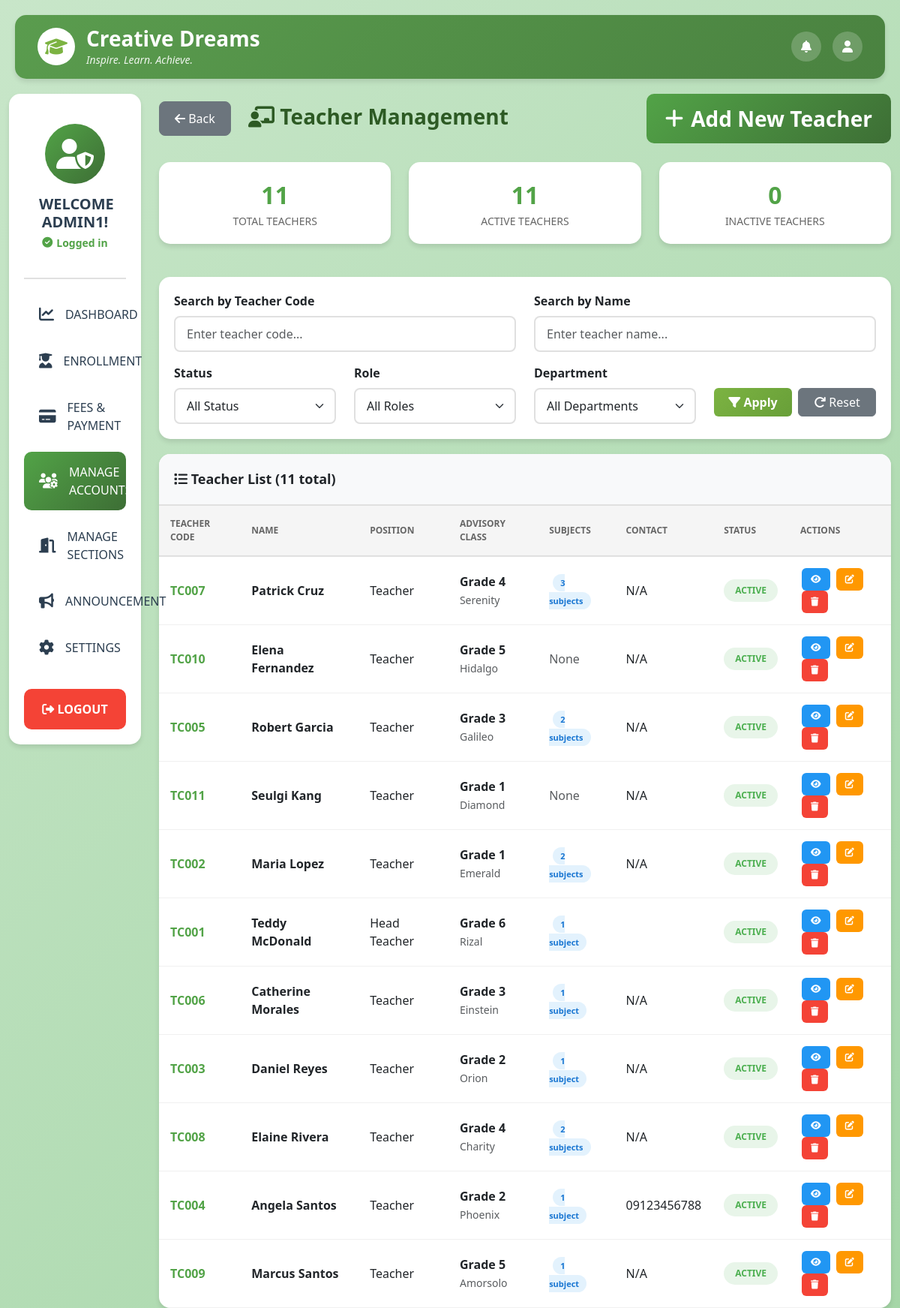
The app's page /view_teachers.php (signed in) with its own data.
### tables this page shows
CREATE TABLE `teachers` (
  `teacher_id` int(11) NOT NULL,
  `user_id` int(11) NOT NULL,
  `teacher_code` varchar(50) NOT NULL,
  `first_name` varchar(100) NOT NULL,
  `last_name` varchar(100) NOT NULL,
  `middle_name` varchar(100) DEFAULT NULL,
  `department` varchar(100) DEFAULT 'Elementary Department',
  `position` varchar(100) DEFAULT 'Teacher',
  `contact_number` varchar(20) DEFAULT NULL,
  `address` text DEFAULT NULL,
  `profile_photo` varchar(255) DEFAULT NULL,
  `date_hired` date DEFAULT NULL,
  `status` enum('active','inactive','on_leave') DEFAULT 'active'
);

### view_teachers.php (the view, shortened to what this page needs)
<?php
$host = 'localhost';
$dbname = 'u545996239_cdsportal';
$username = 'u545996239_cdsportal';
$password = 'B@nana2025';
try {
    $pdo = new PDO("mysql:host=$host;dbname=$dbname;charset=utf8mb4", $username, $password);
    $pdo->setAttribute(PDO::ATTR_ERRMODE, PDO::ERRMODE_EXCEPTION);
    $pdo->setAttribute(PDO::ATTR_DEFAULT_FETCH_MODE, PDO::FETCH_ASSOC);
} catch (PDOException $e) {
    die("Connection failed: " . $e->getMessage());
}
$adminName = isset($_SESSION['admin_name']) ? htmlspecialchars($_SESSION['admin_name']) : 'Admin';
$teachers = [];
try {
    $stmt = $pdo->query("
        SELECT
            t.*,
            u.status as account_status,
            s.grade_level,
            s.section_name,
            (SELECT COUNT(DISTINCT gst.subject_code)
             FROM section_schedules ss
             JOIN grade_schedule_template gst ON ss.template_id = gst.template_id
             WHERE ss.teacher_code = t.teacher_code
             AND ss.is_active = 1) as subject_count,
            (SELECT COUNT(*)
             FROM section_schedules ss
             WHERE ss.teacher_code = t.teacher_code
             AND ss.is_active = 1) as total_periods
        FROM teachers t
        LEFT JOIN users u ON t.user_id = u.user_id
        LEFT JOIN sections s ON t.teacher_code = s.adviser_code AND s.is_active = 1
        ORDER BY t.last_name, t.first_name
    ");
    $teachers = $stmt->fetchAll();
} catch (PDOException $e) {
    error_log("Error fetching teachers: " . $e->getMessage());
}
$totalTeachers = count($teachers);
$activeTeachers = count(array_filter($teachers, function ($t) {
    return $t['status'] == 'active';
}));
$inactiveTeachers = count(array_filter($teachers, function ($t) {
    return $t['status'] != 'active';
}));
?>
<!DOCTYPE html>
<html lang="en">
<head>
    <link href="https://cdn.jsdelivr.net/npm/bootstrap@5.3.0/dist/css/bootstrap.min.css" rel="stylesheet">
    <link rel="stylesheet" href="https://cdnjs.cloudflare.com/ajax/libs/font-awesome/6.4.0/css/all.min.css">
</head>
<body>
    <div class="top-header">
        <div class="d-flex justify-content-between align-items-center flex-wrap">
            <div class="logo-section">
                <div class="logo">
                    <i class="fas fa-graduation-cap" style="color: #7cb342;"></i>
                </div>
                <div class="brand-text">
                    <h1>Creative Dreams</h1>
                    <p>Inspire. Learn. Achieve.</p>
                </div>
            </div>
            <div class="header-actions">
                <button class="icon-btn" title="Notifications">
                    <i class="fas fa-bell"></i>
                </button>
                <button class="icon-btn" title="Profile">
                    <i class="fas fa-user"></i>
                </button>
            </div>
        </div>
    </div>
    <div class="container-fluid">
        <div class="row">
            <div class="col-lg-2 col-md-3 mb-4">
                <div class="sidebar">
                    <div class="welcome-section">
                        <div class="admin-avatar">
                            <i class="fas fa-user-shield"></i>
                        </div>
                        <h5>WELCOME <?php echo strtoupper($adminName); ?>!</h5>
                        <p><i class="fas fa-check-circle"></i> Logged in</p>
                    </div>
                    <nav>
                        <a href="admin_dashboard.php" class="menu-item">
                            <i class="fas fa-chart-line"></i>
                            <span>DASHBOARD</span>
                        </a>
                        <a href="enrollment_management.php" class="menu-item">
                            <i class="fas fa-user-graduate"></i>
                            <span>ENROLLMENT</span>
                        </a>
                        <a href="fees_payment.php" class="menu-item">
                            <i class="fas fa-credit-card"></i>
                            <span>FEES & PAYMENT</span>
                        </a>
                        <a href="manage_accounts.php" class="menu-item active">
                            <i class="fas fa-users-cog"></i>
                            <span>MANAGE ACCOUNTS</span>
                        </a>
                        <a href="manage_sections.php" class="menu-item">
                            <i class="fas fa-door-open"></i>
                            <span>MANAGE SECTIONS</span>
                        </a>
                        <a href="announcement.php" class="menu-item">
                            <i class="fas fa-bullhorn"></i>
                            <span>ANNOUNCEMENT</span>
                        </a>
                        <a href="settings.php" class="menu-item">
                            <i class="fas fa-cog"></i>
                            <span>SETTINGS</span>
                        </a>
                    </nav>
                    <form action="logout.php" method="POST">
                        <button type="submit" class="logout-btn">
                            <i class="fas fa-sign-out-alt"></i> LOGOUT
                        </button>
                    </form>
                </div>
            </div>
            <div class="col-lg-10 col-md-9">
                <div class="page-title">
                    <div>
                        <button class="btn btn-secondary me-3" onclick="window.location.href='manage_accounts.php'" style="padding: 10px 20px; border-radius: 8px;">
                            <i class="fas fa-arrow-left"></i> Back
                        </button>
                        <i class="fas fa-chalkboard-teacher"></i> Teacher Management
                    </div>
                    <button class="btn-add-new" data-bs-toggle="modal" data-bs-target="#addTeacherModal">
                        <i class="fas fa-plus"></i> Add New Teacher
                    </button>
                </div>
                <div class="row mb-4">
                    <div class="col-md-4">
                        <div class="stats-card">
                            <div class="stat-item">
                                <div class="stat-number"><?php echo $totalTeachers; ?></div>
                                <div class="stat-label">Total Teachers</div>
                            </div>
                        </div>
                    </div>
                    <div class="col-md-4">
                        <div class="stats-card">
                            <div class="stat-item">
                                <div class="stat-number"><?php echo $activeTeachers; ?></div>
                                <div class="stat-label">Active Teachers</div>
                            </div>
                        </div>
                    </div>
                    <div class="col-md-4">
                        <div class="stats-card">
                            <div class="stat-item">
                                <div class="stat-number"><?php echo $inactiveTeachers; ?></div>
                                <div class="stat-label">Inactive Teachers</div>
                            </div>
                        </div>
                    </div>
                </div>
                <div class="search-filter-bar">
                    <div class="row mb-3">
                        <div class="col-md-6">
                            <label class="form-label fw-bold">Search by Teacher Code</label>
                            <input type="text" class="form-control filter-input" id="searchCode" placeholder="Enter teacher code...">
                        </div>
                        <div class="col-md-6">
                            <label class="form-label fw-bold">Search by Name</label>
                            <input type="text" class="form-control filter-input" id="searchName" placeholder="Enter teacher name...">
                        </div>
                    </div>
                    <div class="row">
                        <div class="col-md-3">
                            <label class="form-label fw-bold">Status</label>
                            <select class="form-select filter-input" id="statusFilter">
                                <option value="">All Status</option>
                            </select>
                        </div>
                        <div class="col-md-3">
                            <label class="form-label fw-bold">Role</label>
                            <select class="form-select filter-input" id="roleFilter">
                                <option value="">All Roles</option>
                            </select>
                        </div>
                        <div class="col-md-3">
                            <label class="form-label fw-bold">Department</label>
                            <select class="form-select filter-input" id="departmentFilter">
                                <option value="">All Departments</option>
                            </select>
                        </div>
                        <div class="col-md-3">
                            <label class="form-label fw-bold">&nbsp;</label>
                            <div class="d-flex gap-2">
                                <button class="btn btn-primary w-50" onclick="filterTable()" style="background: linear-gradient(135deg, #7cb342, #689f38); border: none; font-weight: 600;">
                                    <i class="fas fa-filter"></i> Apply
                                </button>
                                <button class="btn btn-secondary w-50" onclick="resetFilters()">
                                    <i class="fas fa-redo"></i> Reset
                                </button>
                            </div>
                        </div>
                    </div>
                </div>
                <div class="table-container">
                    <div class="table-header">
                        <i class="fas fa-list"></i> Teacher List (<?php echo $totalTeachers; ?> total)
                    </div>
                    <div class="table-responsive">
                        <table class="teacher-table" id="teacherTable">
                            <thead>
                                <tr>
                                    <th>Teacher Code</th>
                                    <th>Name</th>
                                    <th>Position</th>
                                    <th>Advisory Class</th>
                                    <th>Subjects</th>
                                    <th>Contact</th>
                                    <th>Status</th>
                                    <th>Actions</th>
                                </tr>
                            </thead>
                            <tbody>
                                <?php if (empty($teachers)): ?>
                                    <tr>
                                        <td colspan="8" class="text-center text-muted py-4">
                                            <i class="fas fa-inbox fa-3x mb-3"></i>
                                            <p>No teachers found in the system.</p>
                                        </td>
                                    </tr>
                                <?php else: ?>
                                    <?php foreach ($teachers as $teacher): ?>
                                        <tr data-status="<?php echo htmlspecialchars($teacher['status']); ?>"
                                            data-role="<?php echo $teacher['grade_level'] ? 'adviser' : 'subject'; ?>">
                                            <td class="teacher-code"><?php echo htmlspecialchars($teacher['teacher_code']); ?></td>
                                            <td>
                                                <strong><?php echo htmlspecialchars($teacher['first_name'] . ' ' . $teacher['last_name']); ?></strong>
                                            </td>
                                            <td><?php echo htmlspecialchars($teacher['position']); ?></td>
                                            <td>
                                                <?php if ($teacher['grade_level'] && $teacher['section_name']): ?>
                                                    <strong>Grade <?php echo htmlspecialchars($teacher['grade_level']); ?></strong><br>
                                                    <small class="text-muted"><?php echo htmlspecialchars($teacher['section_name']); ?></small>
                                                <?php else: ?>
                                                    <span class="text-muted">None</span>
                                                <?php endif; ?>
                                            </td>
                                            <td>
                                                <?php if ($teacher['subject_count'] > 0): ?>
                                                    <span class="badge-info"><?php echo $teacher['subject_count']; ?> subject<?php echo $teacher['subject_count'] > 1 ? 's' : ''; ?></span>
                                                <?php else: ?>
                                                    <span class="text-muted">None</span>
                                                <?php endif; ?>
                                            </td>
                                            <td><?php echo htmlspecialchars($teacher['contact_number'] ?? 'N/A'); ?></td>
                                            <td>
                                                <span class="status-badge status-<?php echo htmlspecialchars($teacher['status']); ?>">
                                                    <?php echo ucfirst(str_replace('_', ' ', $teacher['status'])); ?>
                                                </span>
                                            </td>
                                            <td>
                                                <button class="btn-action btn-view" title="View Details"
                                                    onclick="viewTeacher('<?php echo $teacher['teacher_code']; ?>')">
                                                    <i class="fas fa-eye"></i>
                                                </button>
                                                <button class="btn-action btn-edit" title="Edit"
                                                    onclick="editTeacher('<?php echo $teacher['teacher_code']; ?>')">
                                                    <i class="fas fa-edit"></i>
                                                </button>
                                                <button class="btn-action btn-delete" title="Delete"
                                                    onclick="confirmDelete('<?php echo $teacher['teacher_code']; ?>', '<?php echo htmlspecialchars($teacher['first_name'] . ' ' . $teacher['last_name']); ?>')">
                                                    <i class="fas fa-trash"></i>
                                                </button>
                                            </td>
                                        </tr>
                                    <?php endforeach; ?>
                                <?php endif; ?>
                            </tbody>
                        </table>
                    </div>
                </div>
            </div>
        </div>
    </div>
</body>
</html>

### records on screen
teachers: teacher_code "TC007", first_name+last_name "Patrick Cruz", position "Teacher", grade_level "4", section_name "Serenity", subject_count "3", contact_number "N/A", status "ACTIVE"
teachers: teacher_code "TC010", first_name+last_name "Elena Fernandez", position "Teacher", grade_level "5", section_name "Hidalgo", shows "None", contact_number "N/A", status "ACTIVE"
teachers: teacher_code "TC005", first_name+last_name "Robert Garcia", position "Teacher", grade_level "3", section_name "Galileo", subject_count "2", contact_number "N/A", status "ACTIVE"
teachers: teacher_code "TC011", first_name+last_name "Seulgi Kang", position "Teacher", grade_level "1", section_name "Diamond", shows "None", contact_number "N/A", status "ACTIVE"
teachers: teacher_code "TC002", first_name+last_name "Maria Lopez", position "Teacher", grade_level "1", section_name "Emerald", subject_count "2", contact_number "N/A", status "ACTIVE"
teachers: teacher_code "TC001", first_name+last_name "Teddy McDonald", position "Head Teacher", grade_level "6", section_name "Rizal", subject_count "1", status "ACTIVE"
teachers: teacher_code "TC006", first_name+last_name "Catherine Morales", position "Teacher", grade_level "3", section_name "Einstein", subject_count "1", contact_number "N/A", status "ACTIVE"
teachers: teacher_code "TC003", first_name+last_name "Daniel Reyes", position "Teacher", grade_level "2", section_name "Orion", subject_count "1", contact_number "N/A", status "ACTIVE"
teachers: teacher_code "TC008", first_name+last_name "Elaine Rivera", position "Teacher", grade_level "4", section_name "Charity", subject_count "2", contact_number "N/A", status "ACTIVE"
teachers: teacher_code "TC004", first_name+last_name "Angela Santos", position "Teacher", grade_level "2", section_name "Phoenix", subject_count "1", contact_number "09123456788", status "ACTIVE"
teachers: teacher_code "TC009", first_name+last_name "Marcus Santos", position "Teacher", grade_level "5", section_name "Amorsolo", subject_count "1", contact_number "N/A", status "ACTIVE"

### other values on screen
$adminName "ADMIN1"
$totalTeachers "11"
$activeTeachers "11"
$inactiveTeachers "0"
